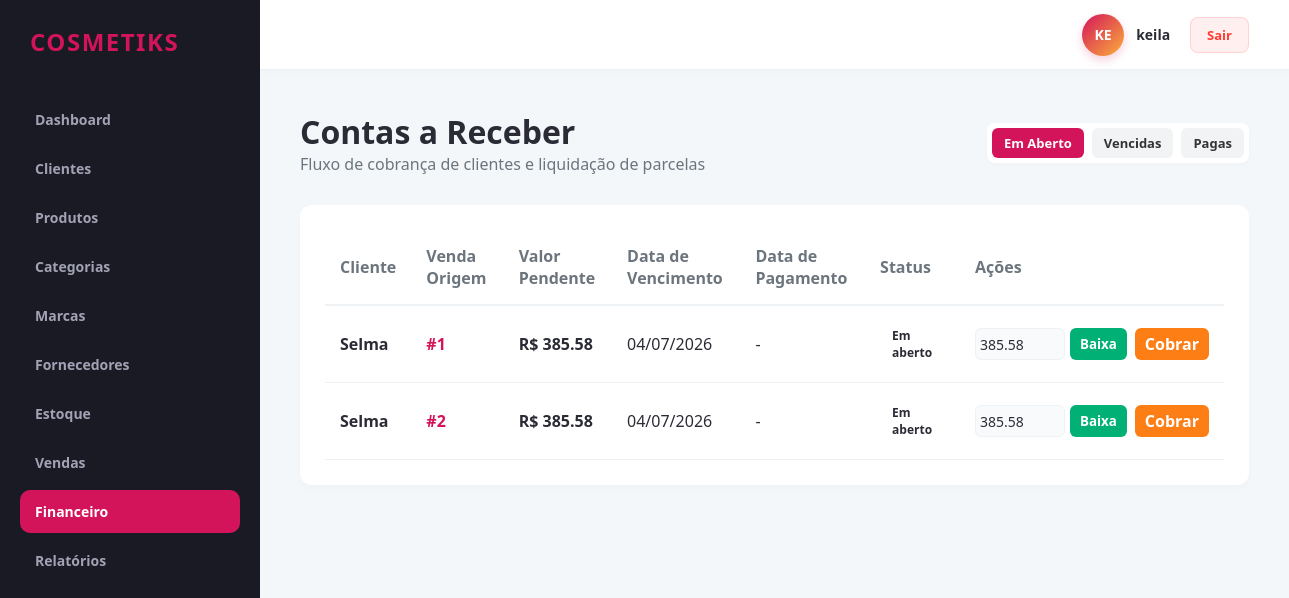
/financeiro/contas (signed in), run on an earlier commit of the app's database.
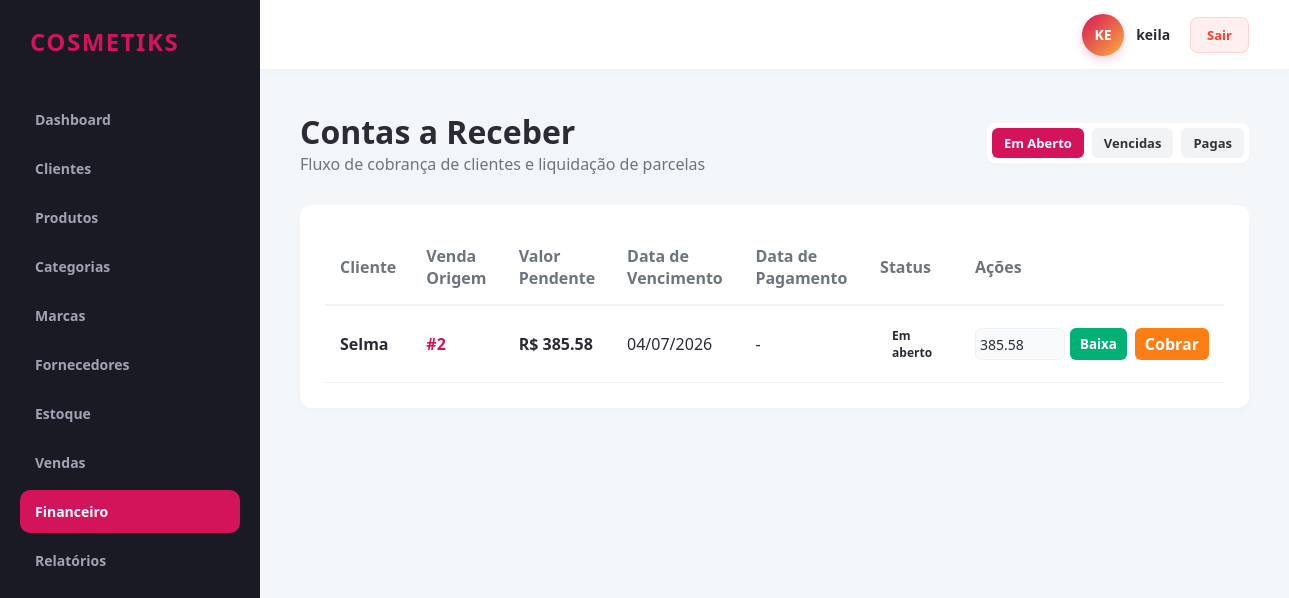
And on a later commit of the database.
### app/models/financeiro.py (models this page shows)
class Financeiro(db.Model):
    __tablename__ = 'financeiro_contas_receber'
    id = db.Column(db.Integer, primary_key=True)
    revendedor_id = db.Column(db.Integer, db.ForeignKey('revendedores.id'), nullable=False)
    cliente_id = db.Column(db.Integer, db.ForeignKey('clientes.id'), nullable=False)
    venda_id = db.Column(db.Integer, db.ForeignKey('vendas.id'), nullable=False)
    valor = db.Column(db.Numeric(10, 2), nullable=False)
    vencimento = db.Column(db.Date, nullable=False)
    pagamento = db.Column(db.DateTime, nullable=True)
    status = db.Column(db.String(30), default='Em aberto', nullable=False)
    cobrancas = db.relationship('Cobranca', backref='financeiro', cascade='all, delete-orphan', lazy=True)

### app/models/cliente.py (models this page shows)
class Cliente(db.Model):
    __tablename__ = 'clientes'
    id = db.Column(db.Integer, primary_key=True)
    revendedor_id = db.Column(db.Integer, db.ForeignKey('revendedores.id'), nullable=False)
    nome = db.Column(db.String(150), nullable=False)
    telefone = db.Column(db.String(20), nullable=True)
    whatsapp = db.Column(db.String(20), nullable=True)
    email = db.Column(db.String(100), nullable=True)
    endereco = db.Column(db.Text, nullable=True)
    data_cadastro = db.Column(db.DateTime, default=datetime.utcnow)
    observacoes = db.Column(db.Text, nullable=True)

### app/controllers/financeiro_controller.py (the view)
@financeiro_bp.route('/contas')
@revendedor_required
def contas_receber():
    revendedor_id = session.get('revendedor_id')
    filtro = request.args.get('filtro', 'aberto')
    if filtro == 'vencidas':
        contas = financeiro_service.obter_contas_vencidas(revendedor_id)
    elif filtro == 'pagas':
        contas = financeiro_service.obter_contas_pagas(revendedor_id)
    else:
        contas = financeiro_service.obter_contas_em_aberto(revendedor_id)
    return render_template('financeiro/index.html', contas=contas, filtro_atual=filtro)

### app/controllers/financeiro_controller.py (called while the page is built)
def revendedor_required(f):
    @wraps(f)
    def decorated_function(*args, **kwargs):
        if not session.get('usuario_logado') or session.get('is_admin'):
            flash('Acesso restrito a revendedores autenticados.', 'danger')
            return redirect(url_for('auth.login'))
        return f(*args, **kwargs)
    return decorated_function

### app/repositories/financeiro_repository.py (called while the page is built)
    def get_contas_em_aberto(self, revendedor_id):
        return self.model.query.filter(
            self.model.revendedor_id == revendedor_id,
            self.model.status.in_(['Em aberto', 'Parcialmente pago'])
        ).all()

### app/services/financeiro_service.py (called while the page is built)
    def obter_contas_em_aberto(self, revendedor_id):
        return self.financeiro_repo.get_contas_em_aberto(revendedor_id)

### app/templates/financeiro/index.html
{% extends 'base.html' %}
{% block content %}
<div class="header-panel">
    <div>
        <h1>Contas a Receber</h1>
        <p style="color: var(--text-muted);">Fluxo de cobrança de clientes e liquidação de parcelas</p>
    </div>
    <div style="display: inline-flex; gap: 8px; background: #fff; padding: 5px; border-radius: 8px; box-shadow: 0 2px 4px rgba(0,0,0,0.02);">
        <a href="{{ url_for('financeiro.contas_receber', filtro='aberto') }}" class="btn" style="padding: 6px 12px; font-size: 13px; background: {% if filtro_atual == 'aberto' %}var(--primary-color){% else %}#f1f3f5{% endif %}; color: {% if filtro_atual == 'aberto' %}#fff{% else %}#333{% endif %};">Em Aberto</a>
        <a href="{{ url_for('financeiro.contas_receber', filtro='vencidas') }}" class="btn" style="padding: 6px 12px; font-size: 13px; background: {% if filtro_atual == 'vencidas' %}var(--danger){% else %}#f1f3f5{% endif %}; color: {% if filtro_atual == 'vencidas' %}#fff{% else %}#333{% endif %};">Vencidas</a>
        <a href="{{ url_for('financeiro.contas_receber', filtro='pagas') }}" class="btn" style="padding: 6px 12px; font-size: 13px; background: {% if filtro_atual == 'pagas' %}var(--success){% else %}#f1f3f5{% endif %}; color: {% if filtro_atual == 'pagas' %}#fff{% else %}#333{% endif %};">Pagas</a>
    </div>
</div>
<div class="data-table-container">
    <table class="data-table">
        <thead>
            <tr>
                <th>Cliente</th>
                <th>Venda Origem</th>
                <th>Valor Pendente</th>
                <th>Data de Vencimento</th>
                <th>Data de Pagamento</th>
                <th>Status</th>
                <th>Ações</th>
            </tr>
        </thead>
        <tbody>
            {% for c in contas %}
            <tr>
                <td><strong>{{ c.venda.cliente.nome }}</strong></td>
                <td><a href="{{ url_for('venda.detalhes', id_venda=c.venda_id) }}" style="color: var(--primary-color); text-decoration: none; font-weight: 600;">#{{ c.venda_id }}</a></td>
                <td><strong>R$ {{ "%.2f"|format(c.valor) }}</strong></td>
                <td>{{ c.vencimento.strftime('%d/%m/%Y') }}</td>
                <td>{{ c.pagamento.strftime('%d/%m/%Y %H:%M') if c.pagamento else '-' }}</td>
                <td>
                    <span class="badge-status {{ c.status|lower|replace(' ', '-') }}">
                        {{ c.status }}
                    </span>
                </td>
                <td>
                    <div style="display: flex; gap: 8px;">
                        {% if c.status != 'Pago' %}
                        <form action="{{ url_for('financeiro.receber_pagamento', id_financeiro=c.id) }}" method="POST" style="display: inline-flex; gap: 5px;">
                            <input type="number" step="0.01" name="valor_pago" class="form-control" style="width: 90px; padding: 4px;" value="{{ c.valor }}" required>
                            <button type="submit" class="btn btn-success" style="padding: 5px 10px;">Baixa</button>
                        </form>
                        <a href="{{ url_for('cobranca.visualizar_modelos', id_financeiro=c.id) }}" class="btn btn-primary" style="padding: 5px 10px; background: #fd7e14;">Cobrar</a>
                        {% else %}
                        <span style="color: var(--success); font-weight: 600; font-size: 13px;">✓ Liquidado</span>
                        {% endif %}
                    </div>
                </td>
            </tr>
            {% endfor %}
        </tbody>
    </table>
</div>
{% endblock %}

What changed in the data, as far as the page shows it:
removed Financeiro: venda.cliente.nome "Selma", venda_id "1", valor "385.58", vencimento "04/07/2026", pagamento "-", status "Em aberto", valor_pago "385.58"
